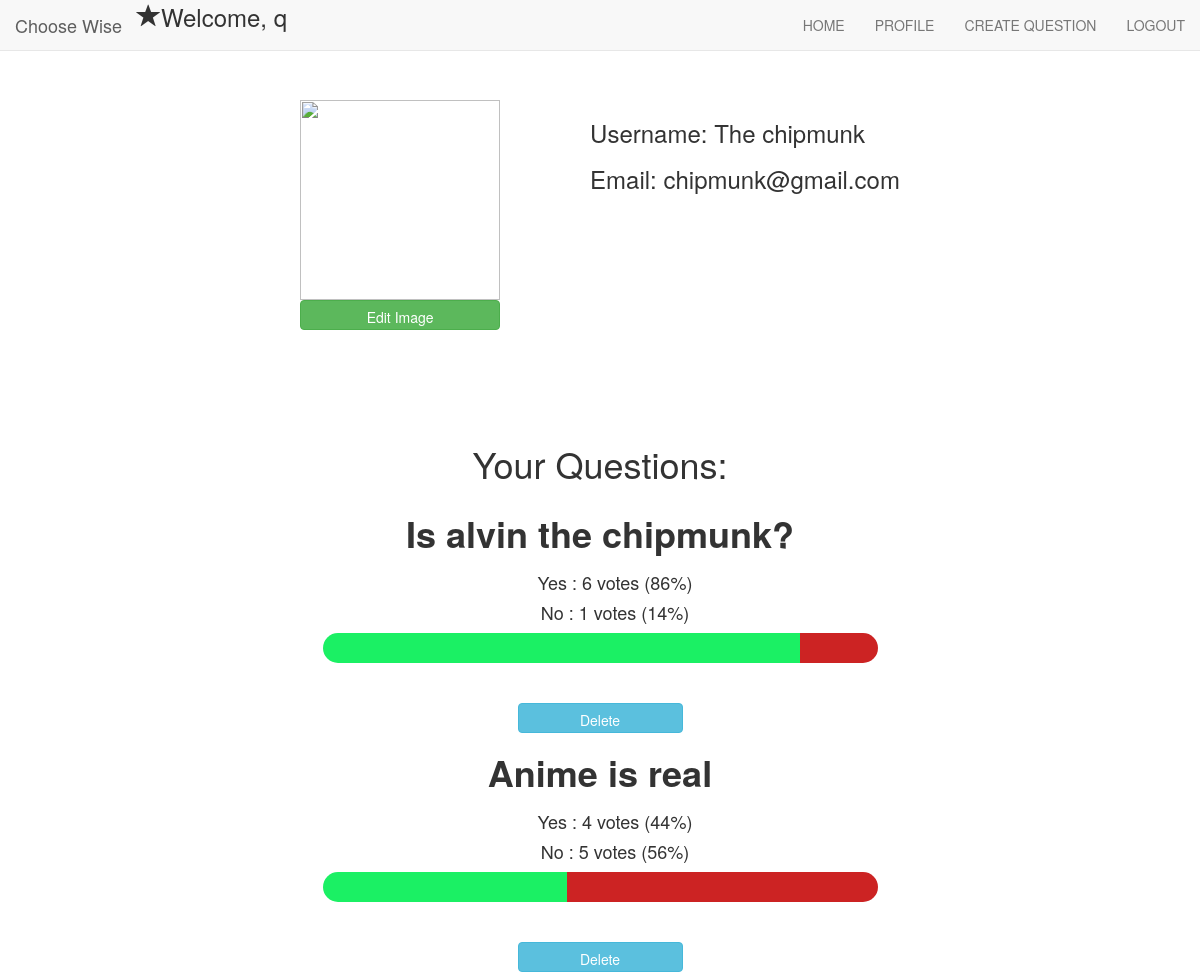
The page /profile/2 (signed in) on the database its author committed.
### tables this page shows
CREATE TABLE users (id integer primary key autoincrement, username TEXT, email TEXT, password TEXT, image_url TEXT);

CREATE TABLE question (id integer primary key autoincrement, question TEXT, first_choice TEXT, second_choice TEXT, choice1 INTEGER, choice2 INTEGER, user_id INTEGER);

### main.py (the view)
@app.route('/profile/<id>')
def profile(id):
  con = sql.connect('polling.db')
  cur = con.cursor()
  con.row_factory = sql.Row
  cur.execute("SELECT * FROM users WHERE id = ?",[id])
  profile = cur.fetchone()
  cur.execute("SELECT * from question where user_id = ?",[id])
  questions = cur.fetchall()
  con.close()
  return render_template('profile.html',profile = profile, questions = questions)

### templates/profile.html (shortened to what this page needs)
<html>
<head>
  		<link rel="stylesheet" href="https://maxcdn.bootstrapcdn.com/bootstrap/3.3.7/css/bootstrap.min.css">
</head>
<body background="http://www.powerpointstemplate.com/wp-content/uploads/2017/02/gray-ppt-template-powerpoint-backgrounds.jpg">
  <nav class="navbar navbar-default navbar-fixed-top">
  <div class="container-fluid">
    <div class="navbar-header">
      <a class="navbar-brand" href="#">Choose Wise</a>
      {% if session.username %}
      <span style='font-size:24px'><span class="glyphicon glyphicon-star"></span>Welcome, {{ session.username }}</span>
      {% endif %}
    </div>
    <div class="collapse navbar-collapse" id="myNavbar">
      <ul class="nav navbar-nav navbar-right">
        <li><a href="{{url_for('index')}}">HOME</a></li>
        <li><a href="{{url_for('profile',id=session.id)}}">PROFILE</a></li>
        <li><a href="{{url_for('create_question')}}">CREATE QUESTION</a></li>
        <li><a href="{{url_for('logout')}}">LOGOUT</a></li>
      </ul>
    </div>
  </div>
</nav>
<div class="container-fluid" id="overall">
  <div>
    <div id="image_container">
      <div id="image_container2">
       {% if profile[4] is not none and profile[4] != "" %}
       <img id="image-src" src="{{profile[4]}}" class="img-responsive">
       {% else %}
       <img id="image-src" src="http://s3.amazonaws.com/37assets/svn/765-default-avatar.png" class="img-responsive">
       {% endif %}
       <button id="edit_image" class="edimage btn btn-success" style="width:100%">Edit Image</button>
      </div>
    </div>
    <div  id="profile_container">
      <div id="username_container">
        <h3 id="username">Username: {{profile[1]}}</h3>
      </div>
      <div id="email_container">
        <h3 id="email">Email: {{profile[2]}}</h3>
      </div>
    </div>
  </div>
</div>
{% if questions|length < 1 %}
<h1 class="text-center" style="margin-top:100px;">No Questions yet. To create one, click <a href="{{url_for('create_question')}}">here</a>.</h1>
{% else %}
<h1 class="text-center" style="margin-top:100px;">Your Questions:</h1>
{% for question in questions %}
 <div class="container" id="choice_result" >
  <h1 class="text-center"><b id="result">{{question[1]}}</b></h1>
  <div class="row">
    <div class="col-sm-4">
      <center>
	  <div class="container">
	  {% if question[4] == 0 and question[5] == 0 %}
	  <h1>No votes yet</h1>
	  {% else %}
      <h4 id="first_choice">{{question[2]}} : {{question[4]}} votes ({{(question[4]*100/(question[4]+question[5]))|round|int}}%)</h4>
      <h4 id="second_choice">{{question[3]}} : {{question[5]}} votes ({{(100-(question[4]*100/(question[4]+question[5])))|round|int}}%)</h4>
	  {% endif %}
	  </div>
      </center>
    </div>
  </div>
  <div class="row">
	<div class="col-sm-3" ></div>
	<div class="col-sm-6">
	{% if question[4] == 0 %}
	<div class="green_bar" style='width:0%'></div>
	{% else %}
	<div class="green_bar" style='width:{{(question[4]*100/(question[4]+question[5]))|round|int}}%'></div>
	{% endif %}
	{% if question[5] == 0 %}
	<div class="red_bar" style='width:0%'></div>
	{% else %}
	<div class="red_bar" style='width:{{(100-(question[4]*100/(question[4]+question[5])))|round|int}}%'></div>
	{% endif %}
	</div>
	<div class="col-sm-3" ></div>
  </div>
</div>
<br><br>
<div class="container-fluid">
  <div class="col-sm-5"></div>
  <div class="col-sm-2">
    <a href="{{url_for('delete_question',id=question[0])}}" id="delete" class="btn btn-info">Delete</a>
  </div>
  <div class="col-sm-5"></div>
</div>
{% endfor %}
{% endif %}
</body>
</html>

### templates/profile.html (style rules this page uses)
#overall { display:flex; justify-content: center; align-items: center; margin-top: 100px; }
#image-src { width:200px; height:200px; }
#image_container { float: left; border-radius: 90px; padding-right: 30px; }
.btn { max-height: 30px; }
#profile_container { float: right; padding-left: 30px; margin-left:30px; }
#edit, #delete, #back { width:100%; }
.green_bar, .red_bar { height: 30px; display:block; }
.green_bar { background-color: #1BF064; float: left; border-bottom-left-radius: 50px; border-top-left-radius: 50px; }
.red_bar { background-color: #cc2323; float:right; border-bottom-right-radius: 50px; border-top-right-radius: 50px; }

### rows shown on the page
users: username "The chipmunk", email "chipmunk@gmail.com"
question: question "Is alvin the chipmunk?", first_choice "Yes", choice1 "6", (question[4]*100/(question[4]+question[5]))|round|int "86", second_choice "No", choice2 "1", (100-(question[4]*100/(question[4]+question[5])))|round|int "14"
question: question "Anime is real", first_choice "Yes", choice1 "4", (question[4]*100/(question[4]+question[5]))|round|int "44", second_choice "No", choice2 "5", (100-(question[4]*100/(question[4]+question[5])))|round|int "56"

### other values the page prints
{{ session.username }} "q"
